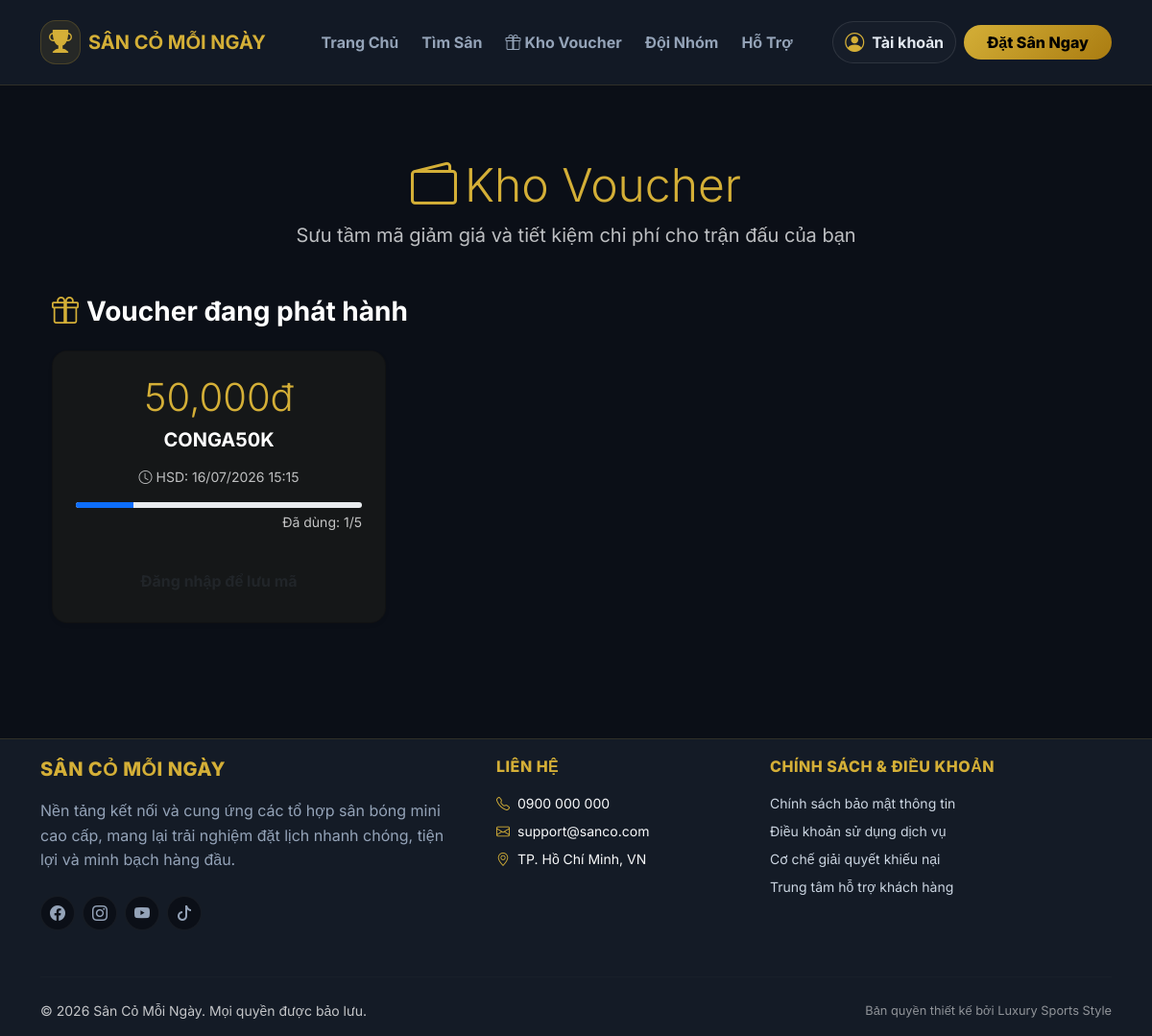
The app's page /index.php?controller=home&action=vouchers with its own data.
### tables this page shows
CREATE TABLE IF NOT EXISTS `vouchers` (
  `id` int NOT NULL AUTO_INCREMENT,
  `code` varchar(50) NOT NULL,
  `discount_amount` decimal(10,2) NOT NULL DEFAULT '0.00',
  `usage_limit` int NOT NULL DEFAULT '0',
  `used_count` int NOT NULL DEFAULT '0',
  `expires_at` datetime NOT NULL,
  `status` enum('active','inactive') NOT NULL DEFAULT 'active',
  `created_at` timestamp NULL DEFAULT CURRENT_TIMESTAMP,
  `updated_at` timestamp NULL DEFAULT CURRENT_TIMESTAMP ON UPDATE CURRENT_TIMESTAMP,
  PRIMARY KEY (`id`),
  UNIQUE KEY `code` (`code`)
);

### app/controllers/HomeController.php (called while the page is built, shortened)
<?php
class HomeController {
    public function vouchers() {
        require_once dirname(__DIR__) . '/models/Voucher.php';
        $voucherModel = new Voucher();
        $user_id = !empty($_SESSION['user']['id']) ? (int)$_SESSION['user']['id'] : null;
        $availableVouchers = [];
        if ($user_id) {
            $availableVouchers = $voucherModel->getAvailableVouchersToClaim($user_id);
            $claimedVouchers = $voucherModel->getUserClaimedVouchers($user_id);
        } else {
            $availableVouchers = $voucherModel->getAllVouchers();
            $availableVouchers = array_filter($availableVouchers, function($v) {
                return $v['status'] === 'active' && strtotime($v['expires_at']) > time() && ($v['usage_limit'] == 0 || $v['used_count'] < $v['usage_limit']);
            });
        }
        include dirname(__DIR__) . '/views/layouts/header.php';
        include dirname(__DIR__) . '/views/home/vouchers.php';
        include dirname(__DIR__) . '/views/layouts/footer.php';
    }
}

### app/models/Database.php (called while the page is built)
<?php
class Database {
    private static $instance = null;
    private $conn;
    private function __construct() {
        $host = DB_HOST;
        $db   = DB_NAME;
        $user = DB_USER;
        $pass = DB_PASS;
        $charset = 'utf8mb4';
        $dsn = "mysql:host=$host;dbname=$db;charset=$charset";
        $options = [
            PDO::ATTR_ERRMODE            => PDO::ERRMODE_EXCEPTION,
            PDO::ATTR_DEFAULT_FETCH_MODE => PDO::FETCH_ASSOC,
            PDO::ATTR_EMULATE_PREPARES   => false,
        ];
        try {
            $this->conn = new PDO($dsn, $user, $pass, $options);
        } catch (PDOException $e) {
            throw new PDOException($e->getMessage(), (int)$e->getCode());
        }
    }
    public static function getInstance() {
        if (self::$instance === null) {
            self::$instance = new Database();
        }
        return self::$instance;
    }
    public function getConnection() {
        return $this->conn;
    }
}

### app/models/Voucher.php (called while the page is built, shortened)
<?php
require_once dirname(__DIR__) . '/models/Database.php';
class Voucher {
    private $conn;
    private $table_name = "vouchers";
    public function __construct() {
        $database = Database::getInstance();
        $this->conn = $database->getConnection();
    }
    public function getAllVouchers() {
        $query = "SELECT * FROM " . $this->table_name . " ORDER BY created_at DESC";
        $stmt = $this->conn->prepare($query);
        $stmt->execute();
        return $stmt->fetchAll(PDO::FETCH_ASSOC);
    }
}

### app/views/home/vouchers.php (the view, shortened to what this page needs)
<?php
$isLoggedIn = !empty($_SESSION['user']);
?>
<div class="container py-5">
    <div class="text-center mb-5">
        <h1 class="fw-black text-gold display-5"><i class="bi bi-wallet2 me-2"></i>Kho Voucher</h1>
        <p class="text-light opacity-75 fs-5">Sưu tầm mã giảm giá và tiết kiệm chi phí cho trận đấu của bạn</p>
    </div>
    <h3 class="fw-bold text-white mb-4"><i class="bi bi-gift me-2 text-gold"></i>Voucher đang phát hành</h3>
    <?php if (empty($availableVouchers)): ?>
        <div class="text-center py-5">
            <i class="bi bi-emoji-frown text-muted" style="font-size: 4rem;"></i>
            <h4 class="text-white mt-3">Hiện chưa có thêm mã giảm giá nào!</h4>
            <p class="text-muted">Bạn vui lòng quay lại sau nhé.</p>
        </div>
    <?php else: ?>
        <div class="row g-4">
            <?php foreach ($availableVouchers as $v): ?>
                <div class="col-md-6 col-lg-4">
                    <div class="card h-100 border-gold border-opacity-25 rounded-4 shadow-sm" style="background: rgba(212, 175, 55, 0.05);">
                        <div class="card-body p-4 text-center">
                            <div class="display-6 fw-black text-gold mb-2"><?= number_format($v['discount_amount']) ?>đ</div>
                            <h5 class="text-white fw-bold mb-3"><?= htmlspecialchars($v['code']) ?></h5>
                            <p class="text-light opacity-75 small mb-1"><i class="bi bi-clock me-1"></i>HSD: <?= date('d/m/Y H:i', strtotime($v['expires_at'])) ?></p>
                            <?php if ($v['usage_limit'] > 0): ?>
                                <div class="progress mt-3" style="height: 6px;">
                                    <?php $percent = min(100, ($v['used_count'] / $v['usage_limit']) * 100); ?>
                                    <div class="progress-bar bg-gold" role="progressbar" style="width: <?= $percent ?>%"></div>
                                </div>
                                <div class="text-end small mt-1 text-muted">Đã dùng: <?= $v['used_count'] ?>/<?= $v['usage_limit'] ?></div>
                            <?php endif; ?>
                        </div>
                        <div class="card-footer bg-transparent border-0 text-center pb-4">
                            <?php if ($isLoggedIn): ?>
                                <form method="POST" action="<?= BASE_URL ?>index.php?controller=home&action=claimVoucher">
                                    <input type="hidden" name="csrf_token" value="<?= $_SESSION['csrf_token'] ?? '' ?>">
                                    <input type="hidden" name="voucher_id" value="<?= $v['id'] ?>">
                                    <button type="submit" class="btn btn-gold rounded-pill fw-bold w-100 shadow-sm">
                                        <i class="bi bi-download me-1"></i>Lưu mã
                                    </button>
                                </form>
                            <?php else: ?>
                                <a href="<?= BASE_URL ?>index.php?controller=auth&action=login" class="btn btn-outline-gold rounded-pill fw-bold w-100">
                                </a>
                            <?php endif; ?>
                        </div>
                    </div>
                </div>
            <?php endforeach; ?>
        </div>
    <?php endif; ?>
</div>

### app/views/layouts/header.php (style rules this page uses)
:root { --dark-bg: #0b0f17; --card-bg: #141b26; --gold: #d4af37; --gold-hover: #f3e5ab; }
body { font-family: 'Inter', sans-serif; background: var(--dark-bg); color: #ffffff; padding-top: 92px; }
.text-muted { color: rgba(255, 255, 255, 0.75) !important; }
.text-gold { color: var(--gold) !important; }

### records on screen
vouchers: discount_amount "50,000", code "CONGA50K", expires_at "16/07/2026 15:15", used_count "1", usage_limit "5"
